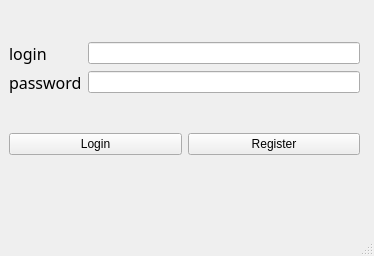
<?xml version="1.0" encoding="UTF-8"?>
<ui version="4.0">
 <class>MainWindow</class>
 <widget class="QMainWindow" name="MainWindow">
  <property name="geometry">
   <rect>
    <x>0</x>
    <y>0</y>
    <width>374</width>
    <height>256</height>
   </rect>
  </property>
  <property name="font">
   <font>
    <weight>50</weight>
    <bold>false</bold>
   </font>
  </property>
  <property name="windowTitle">
   <string>MainWindow</string>
  </property>
  <property name="styleSheet">
   <string notr="true">backgound-color: rgb(0, 243, 255);</string>
  </property>
  <widget class="QWidget" name="centralwidget">
   <widget class="QWidget" name="layoutWidget">
    <property name="geometry">
     <rect>
      <x>9</x>
      <y>9</y>
      <width>351</width>
      <height>181</height>
     </rect>
    </property>
    <layout class="QGridLayout" name="gridLayout">
     <item row="0" column="0" colspan="2">
      <layout class="QGridLayout" name="gridLayout_2">
       <item row="0" column="0">
        <widget class="QLabel" name="loginLabel">
         <property name="font">
          <font>
           <family>Yandex Sans Display Regular</family>
           <pointsize>12</pointsize>
          </font>
         </property>
         <property name="text">
          <string>login</string>
         </property>
        </widget>
       </item>
       <item row="1" column="1">
        <widget class="QLineEdit" name="passwordLineEdit"/>
       </item>
       <item row="1" column="0">
        <widget class="QLabel" name="passwordLabel">
         <property name="font">
          <font>
           <family>Yandex Sans Display Regular</family>
           <pointsize>12</pointsize>
          </font>
         </property>
         <property name="text">
          <string>password</string>
         </property>
        </widget>
       </item>
       <item row="0" column="1">
        <widget class="QLineEdit" name="loginLineEdit"/>
       </item>
      </layout>
     </item>
     <item row="1" column="0">
      <widget class="QPushButton" name="loginButton">
       <property name="text">
        <string>Login</string>
       </property>
      </widget>
     </item>
     <item row="1" column="1">
      <widget class="QPushButton" name="registerButton">
       <property name="text">
        <string>Register</string>
       </property>
      </widget>
     </item>
    </layout>
   </widget>
  </widget>
  <widget class="QMenuBar" name="menubar">
   <property name="geometry">
    <rect>
     <x>0</x>
     <y>0</y>
     <width>374</width>
     <height>21</height>
    </rect>
   </property>
  </widget>
  <widget class="QStatusBar" name="statusbar"/>
 </widget>
 <resources/>
 <connections/>
</ui>
